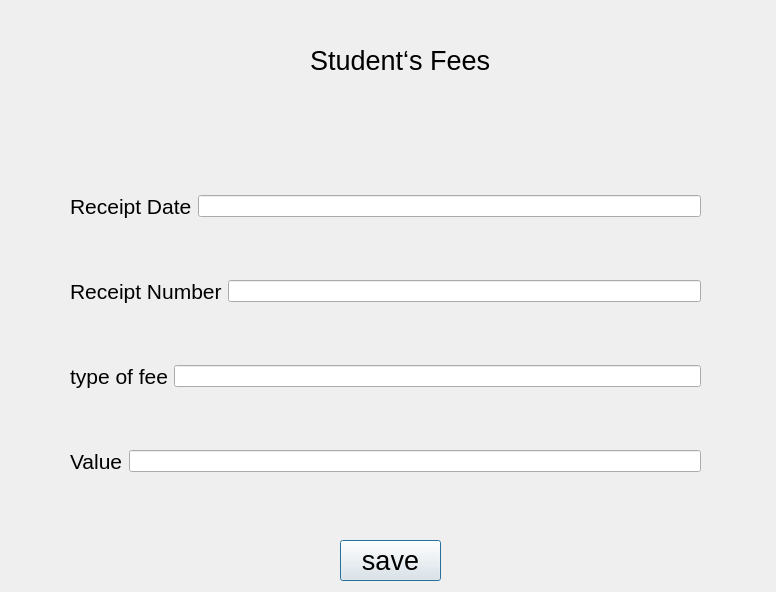
<?xml version="1.0" encoding="UTF-8"?>
<ui version="4.0">
 <class>Adminfees</class>
 <widget class="QDialog" name="Adminfees">
  <property name="geometry">
   <rect>
    <x>0</x>
    <y>0</y>
    <width>776</width>
    <height>592</height>
   </rect>
  </property>
  <property name="windowTitle">
   <string>Dialog</string>
  </property>
  <widget class="QLabel" name="label_5">
   <property name="geometry">
    <rect>
     <x>310</x>
     <y>40</y>
     <width>211</width>
     <height>41</height>
    </rect>
   </property>
   <property name="styleSheet">
    <string notr="true">font-size: 20pt;</string>
   </property>
   <property name="text">
    <string>Student‘s Fees</string>
   </property>
  </widget>
  <widget class="QWidget" name="layoutWidget">
   <property name="geometry">
    <rect>
     <x>70</x>
     <y>140</y>
     <width>631</width>
     <height>391</height>
    </rect>
   </property>
   <layout class="QVBoxLayout" name="verticalLayout">
    <item>
     <layout class="QHBoxLayout" name="horizontalLayout_4">
      <item>
       <widget class="QLabel" name="label">
        <property name="styleSheet">
         <string notr="true">font-size: 16pt;</string>
        </property>
        <property name="text">
         <string>Receipt Date</string>
        </property>
       </widget>
      </item>
      <item>
       <widget class="QLineEdit" name="lineEdit"/>
      </item>
     </layout>
    </item>
    <item>
     <layout class="QHBoxLayout" name="horizontalLayout_3">
      <item>
       <widget class="QLabel" name="label_2">
        <property name="styleSheet">
         <string notr="true">font-size: 16pt;</string>
        </property>
        <property name="text">
         <string>Receipt Number</string>
        </property>
       </widget>
      </item>
      <item>
       <widget class="QLineEdit" name="lineEdit_2"/>
      </item>
     </layout>
    </item>
    <item>
     <layout class="QHBoxLayout" name="horizontalLayout_2">
      <item>
       <widget class="QLabel" name="label_4">
        <property name="styleSheet">
         <string notr="true">font-size: 16pt;</string>
        </property>
        <property name="text">
         <string>type of fee</string>
        </property>
       </widget>
      </item>
      <item>
       <widget class="QLineEdit" name="lineEdit_3"/>
      </item>
     </layout>
    </item>
    <item>
     <layout class="QHBoxLayout" name="horizontalLayout">
      <item>
       <widget class="QLabel" name="label_3">
        <property name="styleSheet">
         <string notr="true">font-size: 16pt;</string>
        </property>
        <property name="text">
         <string>Value</string>
        </property>
       </widget>
      </item>
      <item>
       <widget class="QLineEdit" name="lineEdit_4"/>
      </item>
     </layout>
    </item>
   </layout>
  </widget>
  <widget class="QPushButton" name="pushButton">
   <property name="geometry">
    <rect>
     <x>340</x>
     <y>540</y>
     <width>101</width>
     <height>41</height>
    </rect>
   </property>
   <property name="styleSheet">
    <string notr="true">font-size: 20pt;</string>
   </property>
   <property name="text">
    <string>save</string>
   </property>
  </widget>
 </widget>
 <resources/>
 <connections/>
</ui>
